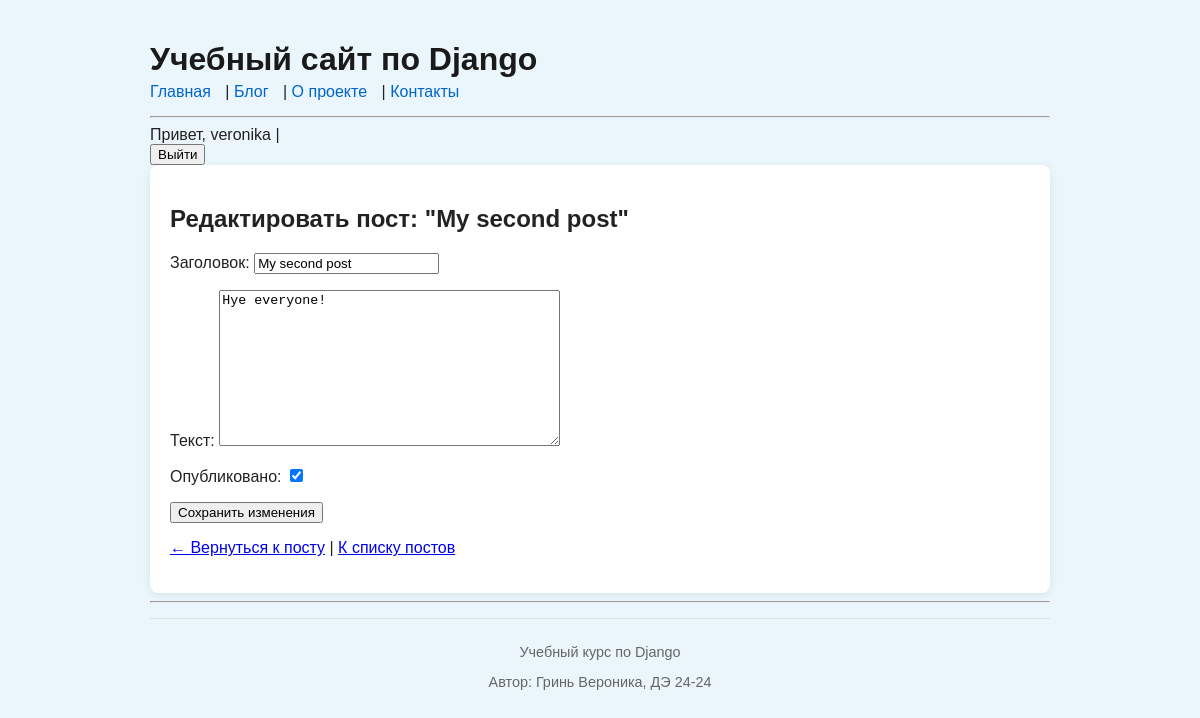
/blog/2/edit/ (signed in), run on the app's committed database.
### blog/models.py (models this page shows, shortened)
class Post(models.Model):
    author = models.ForeignKey(
        User,
        on_delete=models.CASCADE,
        related_name="posts",
        verbose_name="Автор",
        null=True,
        blank=True,
    )
    title = models.CharField("Заголовок", max_length=200)
    body = models.TextField("Текст")
    created_at = models.DateTimeField("Создано", auto_now_add=True)
    updated_at = models.DateTimeField("Обновлено", auto_now=True)
    is_published = models.BooleanField("Опубликовано", default=True)

### blog/views.py (the view)
# urls.py: path("blog/<int:pk>/edit/", post_edit, name="post_edit"),
def post_edit(request, pk):
    user = request.user
    if not user.is_authenticated:
        return HttpResponseForbidden("Редактирование доступно только авторизированным пользователям.")
    post = get_object_or_404(Post, pk=pk)
    if request.method=="POST":
        form=PostForm(request.POST, instance=post)
        if form.is_valid():
            post = form.save()
            return redirect("post_detail", pk=pk)
    else:
        form = PostForm(instance=post)
    context = {"form": form, "post":post}
    return render (request, "blog/post_form_edit.html", context)

### blog/forms.py
class PostForm(forms.ModelForm):
    class Meta:
        model = Post
        fields = ["title", "body", "is_published"]

### blog/templates/blog/post_form_edit.html (shortened to what this page needs)
{% extends "blog/base.html" %}
{% block content %}
    <h2>Редактировать пост: "{{ post.title }}"</h2>
    <form method="post">
        {{ form.as_p }}
        <button type="submit">Сохранить изменения</button>
    </form>
    <p>
        <a href="{% url 'post_detail' pk=post.pk %}">← Вернуться к посту</a> |
        <a href="{% url 'post_list' %}">К списку постов</a>
    </p>
{% endblock %}

### blog/templates/blog/base.html (shortened to what this page needs)
{% load static %}
<!DOCTYPE html>
<html lang="ru">
    <head>
        <link rel="stylesheet" href="{% static 'css/style.css' %}">
    </head>
    <body>
        <header>
            <h1>Учебный сайт по Django</h1>
                {% include "blog/_nav.html" %}
            <hr>
            {% if request.user.is_authenticated %}
                Привет, {{ request.user.username }} |
                <form method="post" action="{% url 'logout' %}">
                    <button type="submit">Выйти</button>
                </form>
            {% else %}
                <a href="{% url 'login' %}">Вход</a> |
                <a href="{% url 'signup' %}">Регистрация</a>
            {% endif %}
        </header>
        <main>
            {% block content %}{% endblock %}
        </main>
        <hr>
        {% include "blog/_footer.html" %}
    </body>
</html>

### static/css/style.css (style rules this page uses)
body { font-family: Arial, sans-serif; max-width: 900px; margin: 0 auto; padding: 20px; background-color: #eaf6fb; color: #222; }
header h1 { margin-bottom: 0; color: #1a1a1a; }
main { background-color: #ffffff; padding: 20px; border-radius: 8px; box-shadow: 0 2px 8px rgba(0, 0, 0, 0.08); }

### data on the page
Post: title "My second post", body "Hye everyone!", is_published "☑"

### other printed values
{{ request.user.username }} "veronika"
